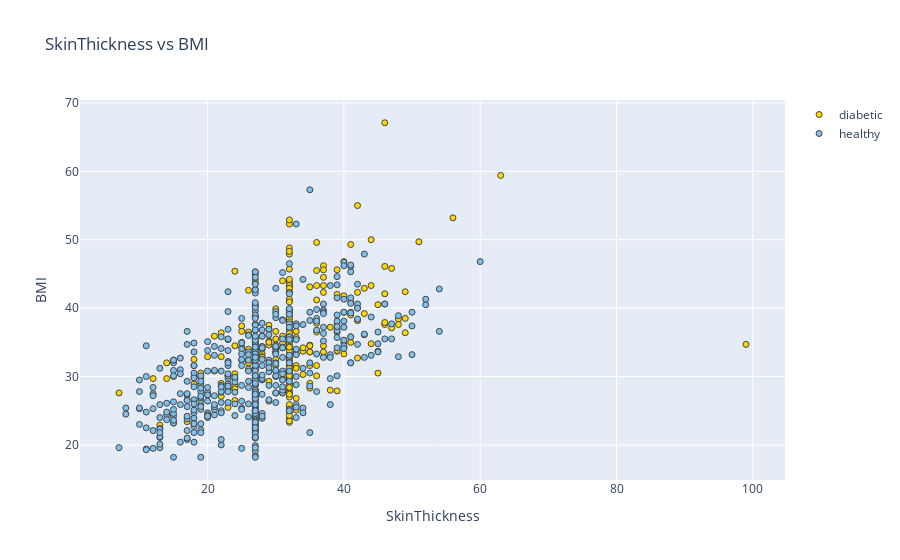

Notebook code cell kept with this figure:
### Markdown cell above
### SkinThickness vs BMI

### Code cell
plot_f1_f2('SkinThickness', 'BMI')

### Figure 1 — Plotly figure (JSON) as saved in the notebook; plotly's stock layout.template omitted (floating-point values rounded to 4 significant figures; data arrays with more than 128 entries replaced by an {"elided": "..."} marker saying what was removed)
{"data": [{"marker": {"color": "#FFD700", "line": {"width": 1}}, "mode": "markers", "name": "diabetic", "type": "scatter", "x": {"elided": "268 int values"}, "y": {"elided": "268 float values"}}, {"marker": {"color": "#7EC0EE", "line": {"width": 1}}, "mode": "markers", "name": "healthy", "type": "scatter", "x": {"elided": "500 int values"}, "y": {"elided": "500 float values"}}], "layout": {"title": {"text": "SkinThickness vs BMI"}, "xaxis": {"title": {"text": "SkinThickness"}, "zeroline": false}, "yaxis": {"title": {"text": "BMI"}, "zeroline": false}}}
